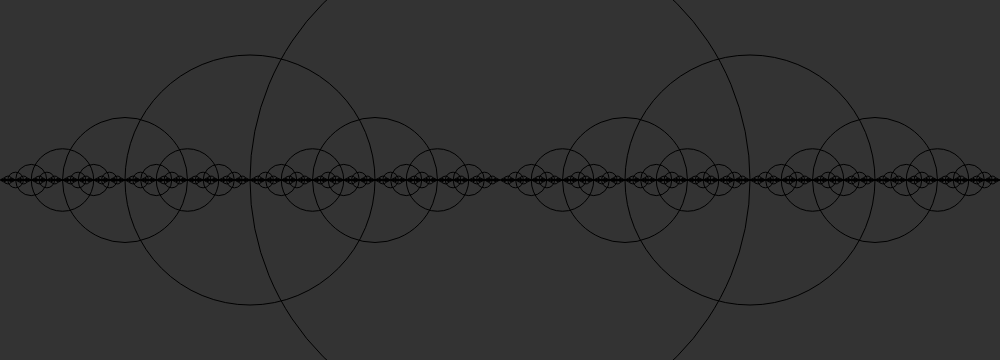
Frame 1 (no input)
Frame 60 (no input): identical to frame 1, image omitted
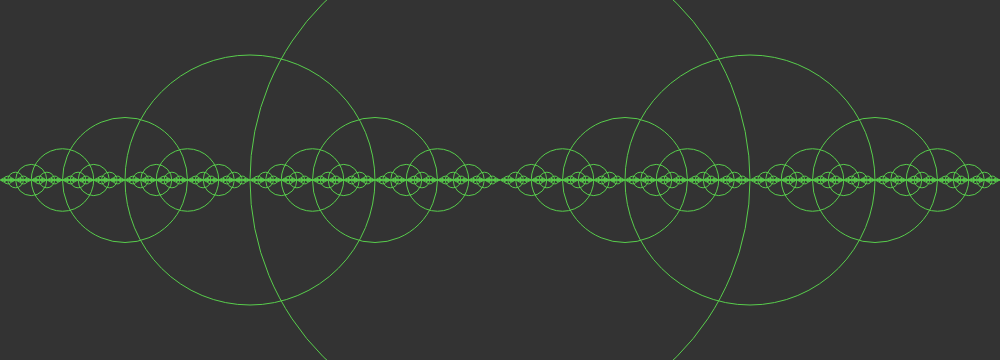
Frame 120 (the mouse pressed at the canvas centre since frame 60)

The p5.js sketch that drew these frames (run headless with seeded random() and noise() and a simulated clock; from frame 60 on, the mouse is pressed at the canvas centre):

// p5.js sketch
// ── sketch.js
//make dynamic
function setup() {
  createCanvas(1000,360);
  var red = random(255);
  var green = random(255);
  var blue = random(255);
}

function draw() {
  background(51);
  drawCircle(width/2,height/2,500);
  //noLoop();
}

function drawCircle(x,y,r) {
  stroke(red, green, blue);
  noFill();
  ellipse(x, y, r, r);
  if(r > 1) {
    //circles left + right
    drawCircle(x + r/2, y, r/2);
    drawCircle(x - r/2, y, r/2);
    //recursive 3d effect
    // if(r > 1) {
    //   r *= 0.75;
    // drawCircle(x, y, r);
    // }
  }
}

function mousePressed() {
    console.log("mouse click")
    red = random(255);
    green = random(255);
    blue = random(255);
}
